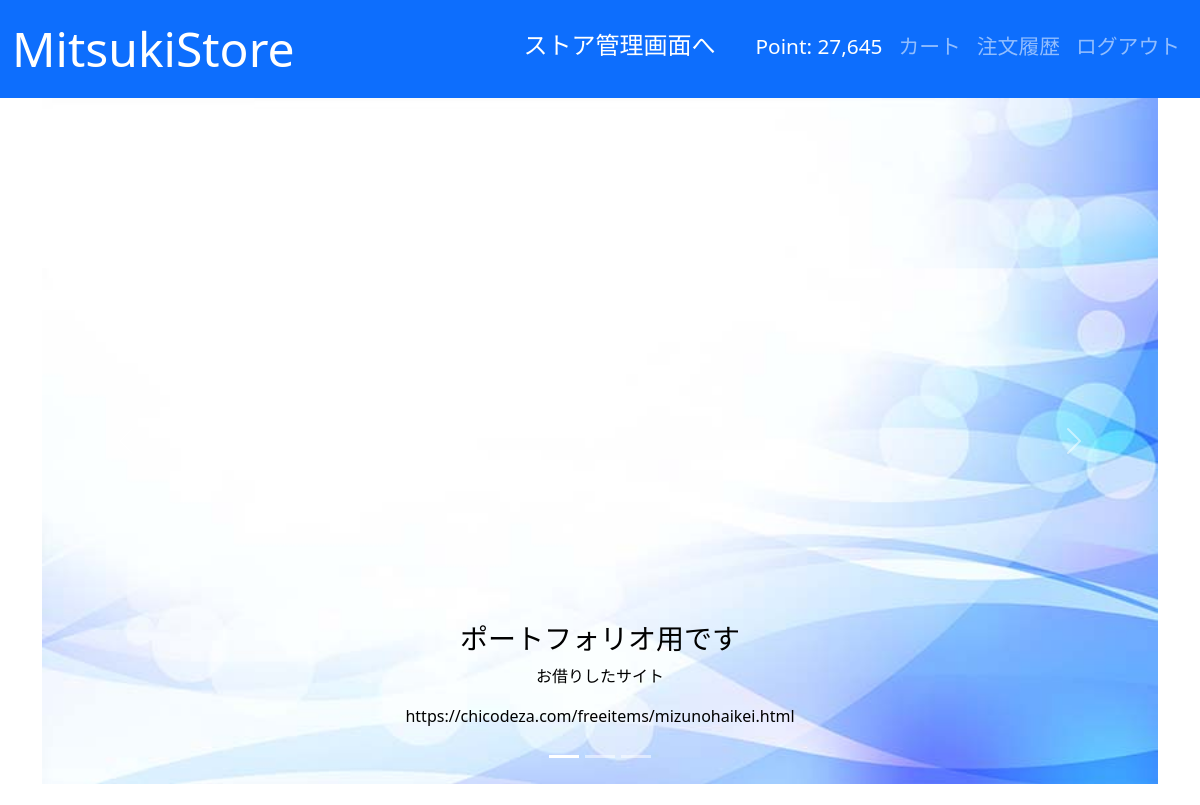
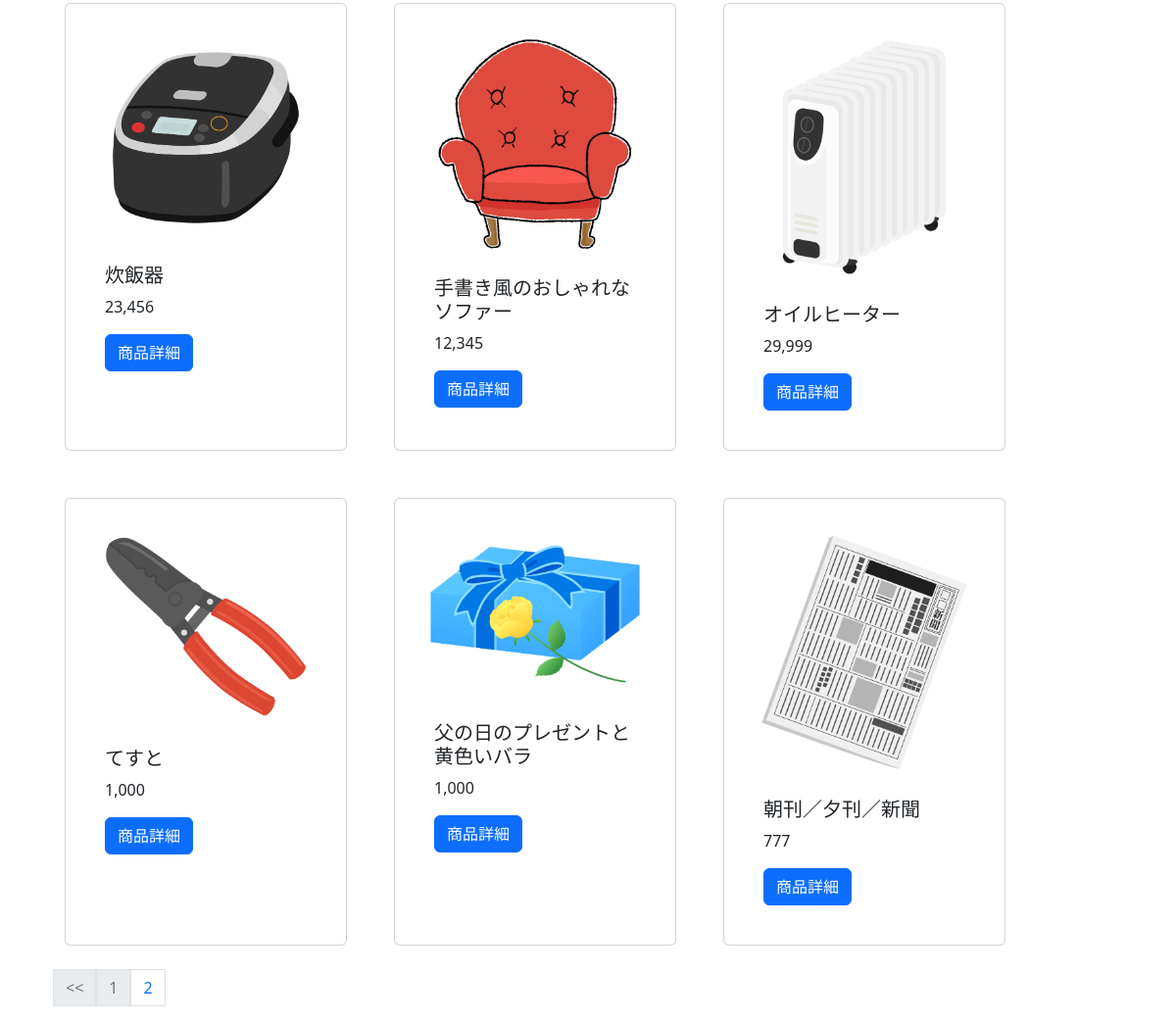
The page / (signed in) on the database its author committed (2 pictures, top to bottom).
### users/models.py (models this page shows)
class User(AbstractBaseUser, PermissionsMixin):
    initial_point = 50000
    email = models.EmailField("メールアドレス", unique=True)
    point = models.PositiveIntegerField(default=initial_point)
    is_staff = models.BooleanField("is_staff", default=False)
    is_active = models.BooleanField("is_active", default=True)
    date_joined = models.DateTimeField("date_joined", default=timezone.now)
    objects = UserManager()
    USERNAME_FIELD = "email"
    EMAIL_FIELD = "email"
    REQUIRED_FIELDS = []
    class Meta:
        verbose_name = "user"
        verbose_name_plural = "users"

### store_main/models.py (models this page shows, shortened)
class Product(models.Model):
    name = models.CharField(verbose_name='商品名', max_length=128)
    description = models.TextField(verbose_name='商品説明', max_length=5000,
                                   blank=True, default='')
    price = models.PositiveIntegerField(verbose_name='価格', blank=True,
                                        default=0)
    amount = models.PositiveIntegerField(verbose_name='在庫数', blank=True,
                                         default=0)
    image = models.ImageField(verbose_name='商品画像', upload_to='product', )
    code = models.CharField(verbose_name='商品コード', max_length=128, )

### main/views.py (the view)
# urls.py: path('', views.index, name='index'),
def index(request):
    products = Product.objects.all().order_by('-code')
    paginator = Paginator(products, 6)
    page = request.GET.get('page', 1)
    try:
        pages = paginator.page(page)
    except PageNotAnInteger:
        pages = paginator.page(1)
    except EmptyPage:
        pages = paginator.page(1)
    context = {
        'pages': pages
    }
    return render(request, template_name='main/index.html', context=context)

### main/templates/main/index.html (shortened to what this page needs)
{% extends 'base.html' %}
{% load static %}
{% block content %}
<div id="carouselExampleCaptions" class="carousel slide"
     data-bs-ride="carousel">
    <div class="carousel-indicators">
        <button type="button" data-bs-target="#carouselExampleCaptions"
                data-bs-slide-to="0" class="active" aria-current="true"
                aria-label="Slide 1"></button>
        <button type="button" data-bs-target="#carouselExampleCaptions"
                data-bs-slide-to="1" aria-label="Slide 2"></button>
        <button type="button" data-bs-target="#carouselExampleCaptions"
                data-bs-slide-to="2" aria-label="Slide 3"></button>
    </div>
    <div class="carousel-inner">
        <div class="carousel-item active">
            <img src="{% static 'img/aohaikei5.jpg' %}" class="d-block w-100"
                 alt="...">
            <div class="carousel-caption d-none d-md-block">
                <h3>ポートフォリオ用です</h3>
                <p>お借りしたサイト</p>
                <p>https://chicodeza.com/freeitems/mizunohaikei.html</p>
            </div>
        </div>
    </div>
    <button class="carousel-control-prev" type="button"
            data-bs-target="#carouselExampleCaptions" data-bs-slide="prev">
        <span class="carousel-control-prev-icon" aria-hidden="true"></span>
    </button>
    <button class="carousel-control-next" type="button"
            data-bs-target="#carouselExampleCaptions" data-bs-slide="next">
        <span class="carousel-control-next-icon" aria-hidden="true"></span>
    </button>
</div>
<div class="container-fluid row">
    {% for page in pages %}
    <div class="card m-4 p-4" style="width: 18rem;">
        <img src="{{ page.image.url }}" class="card-img-top" alt="...">
        <div class="card-body">
            <h5 class="card-title">{{ page.name }}</h5>
            <p class="card-text">{{ page.price }}</p>
            <a href="{% url 'main:product_detail' page.id %}"
               class="btn btn-primary">商品詳細</a>
        </div>
    </div>
    {% endfor %}
    {% if pages.has_other_pages %}
    <nav aria-label="Page navigation example">
        <ul class="pagination">
            {% if pages.has_previous %}
            <li><a class="page-link text-primary d-inline-block"
                   href="?page={{ pages.previous_page_number }}"><<</a></li>
            {% else %}
            <li class="disabled">
                <div class="page-link text-secondary d-inline-block disabled"
                     href="#"><<
                </div>
            </li>
            {% endif %}
            {% for page_num in pages.paginator.page_range %}
            {% if page_num %}
            {% if page_num == pages.number %}
            <li class="disabled">
                <div class="page-link text-secondary d-inline-block disabled"
                     href="#">{{ page_num }}
                </div>
            </li>
            {% else %}
            <li><a class="page-link text-primary d-inline-block"
                   href="?page={{ page_num }}">{{ page_num }}</a></li>
            {% endif %}
            {% else %}
            <li class="disabled"><a
                    class="page-link text-secondary d-inline-block text-muted"
                    href="#">・・・</a></li>
            {% endif %}
            {% endfor %}
        </ul>
    </nav>
    {% endif %}
{% endblock content %}

### templates/base.html (shortened to what this page needs)
<!doctype html>
{% load django_bootstrap5 %}
{% load static %}
{% load humanize %}
<html lang="ja">
<head>
    {% bootstrap_css %}
    <link rel="stylesheet"
          href="{% static 'css/style.css' %}?<?php date_default_timezone_set('Asia/Tokyo'); echo date('ymdHis',filemtime('{% static 'css/style.css' %}')); ?>"/>
</head>
<body>
<header>
    <nav class="navbar navbar-expand-lg navbar-dark bg-primary">
        <div class="container-fluid">
            <a class="navbar-brand"
               href="{% url 'main:index' %}">MitsukiStore</a>
            <div class="collapse navbar-collapse justify-content-end"
                 id="navbarNav">
                <ul class="navbar-nav">
                    {% if request.user.is_authenticated %}
                    {% if user.is_superuser %}
                    <li class="nav-item h4 mx-4">
                        <a class="nav-link active"
                           href="{% url 'store_main:store_index' %}">ストア管理画面へ</a>
                    </li>
                    {% endif %}
                    <li class="nav-item">
                        <a class="nav-link active" aria-current="page"
                           href="#">Point: {{ user.point }}</a>
                    </li>
                    <li class="nav-item">
                        <a class="nav-link"
                           href="{% url 'main:user_cart' %}">カート</a>
                    </li>
                    <li class="nav-item">
                        <a class="nav-link"
                           href="{% url 'main:order_history' %}">注文履歴</a>
                    </li>
                    <li class="nav-item">
                        <a class="nav-link" href="{% url 'users:logout' %}"
                           tabindex="-1"
                           aria-disabled="true">ログアウト</a>
                    </li>
                    {% endif %}
                </ul>
            </div>
        </div>
    </nav>
</header>
<div class="container">
    {% block content %}
    {% endblock content %}
</div>
</body>
</html>

### static/css/style.css (style rules this page uses)
.navbar-brand { font-size: 3rem; }
.navbar-nav { font-size: 1.3rem; }
.carousel-caption { color: black; }

### rows shown on the page
User: point "27,645"
Product: image (picture), name "炊飯器", price "23,456"
Product: image (picture), name "手書き風のおしゃれなソファー", price "12,345"
Product: image (picture), name "オイルヒーター", price "29,999"
Product: image (picture), name "てすと", price "1,000"
Product: image (picture), name "父の日のプレゼントと黄色いバラ", price "1,000"
Product: image (picture), name "朝刊／夕刊／新聞", price "777"

### other values the page prints
{{ page_num }} "1"
{{ page_num }} "2"
